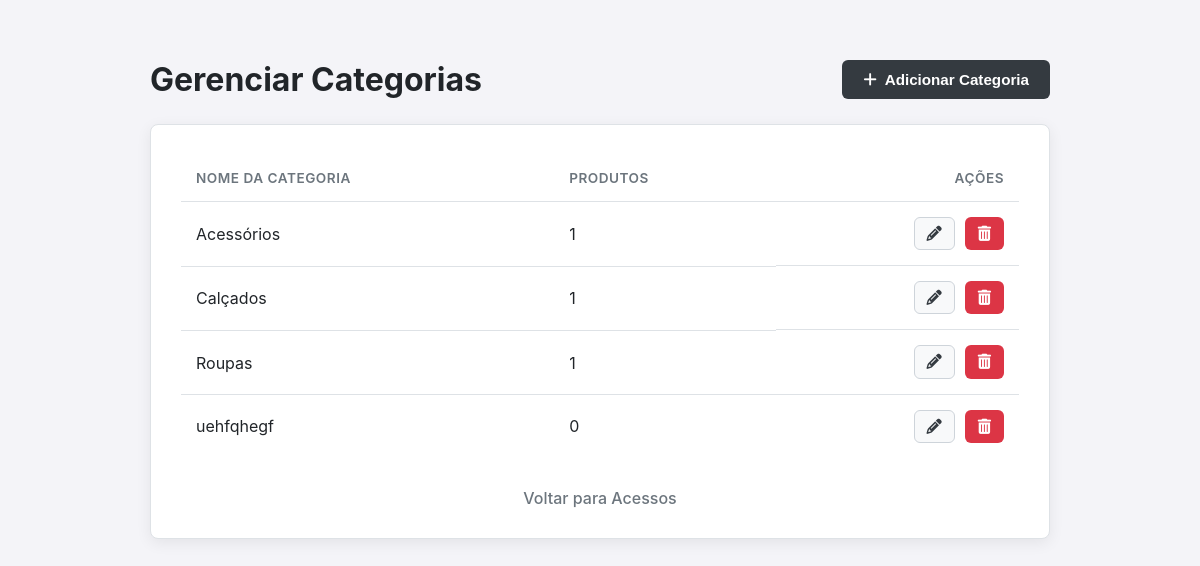
The page /public/modulo_categoria/categoria.php on the database as committed earlier.
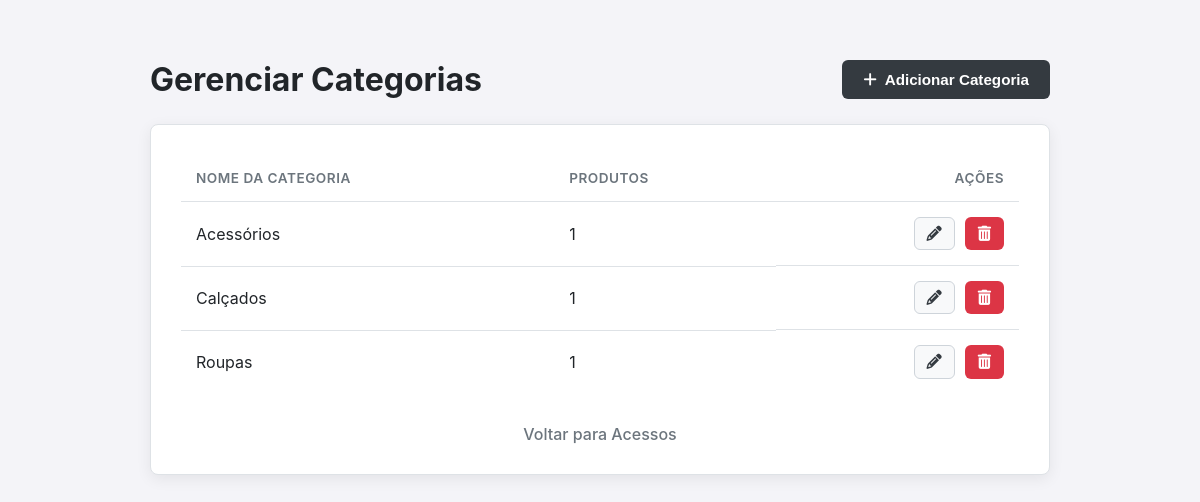
The same page on the database as committed later.
### tables this page shows
CREATE TABLE Categorias (
   ID_Categorias integer primary key,
   Nome text not null unique
);

### public/modulo_categoria/categoria.php (the view, shortened to what this page needs)
<?php
require_once '../conexao/conexao.php';
try {
    $query = $conexao->query("
        SELECT
            c.ID_Categorias as id,
            c.Nome as nome,
            COUNT(p.ID_Produtos) as quantidade
        FROM Categorias c
        LEFT JOIN Produtos p ON p.ID_Categorias = c.ID_Categorias
        GROUP BY c.ID_Categorias, c.Nome
        ORDER BY c.Nome ASC
    ");
    $categorias = $query->fetchAll(PDO::FETCH_ASSOC);
} catch (PDOException $e) {
    die('Erro ao conectar ou buscar dados: ' . $e->getMessage());
}
?>
<!DOCTYPE html>
<html lang="pt-br">
<head>
    <link rel="stylesheet" href="../assets/css/painel_mono_estilo.css">
    <link rel="stylesheet" href="https://cdnjs.cloudflare.com/ajax/libs/font-awesome/6.5.2/css/all.min.css">
</head>
<body>
    <div class="container">
        <div class="header">
            <h1>Gerenciar Categorias</h1>
            <button id="btn-adicionar" class="btn btn-primary">
                <i class="fas fa-plus"></i> Adicionar Categoria
            </button>
        </div>
        <div class="content-card">
            <div class="table-responsive">
                <table>
                    <thead>
                        <tr>
                            <th>Nome da Categoria</th>
                            <th>Produtos</th>
                            <th class="acao-header">Ações</th>
                        </tr>
                    </thead>
                    <tbody>
                        <?php if (empty($categorias)): ?>
                            <tr>
                                <td colspan="3" class="empty-state">Nenhuma categoria cadastrada ainda.</td>
                            </tr>
                        <?php else: ?>
                            <?php foreach ($categorias as $categoria): ?>
                                <tr>
                                    <td><?= htmlspecialchars($categoria['nome']) ?></td>
                                    <td><?= $categoria['quantidade'] ?></td>
                                    <td class="actions">
                                        <button class="btn btn-secondary btn-edit"
                                                data-id="<?= $categoria['id'] ?>"
                                                data-nome="<?= htmlspecialchars($categoria['nome']) ?>">
                                            <i class="fas fa-pencil-alt"></i>
                                        </button>
                                        <form method="POST" action="excluir_categoria.php" onsubmit="return confirm('Atenção! Excluir uma categoria é uma ação permanente. Deseja continuar?');">
                                            <button type="submit" class="btn btn-danger">
                                                <i class="fas fa-trash-alt"></i>
                                            </button>
                                        </form>
                                    </td>
                                </tr>
                            <?php endforeach; ?>
                        <?php endif; ?>
                    </tbody>
                </table>
            </div>
            <div class="footer-link">
                 <a href="../pag_acessos/acesso.html">Voltar para Acessos</a>
            </div>
        </div>
    </div>
</body>
</html>

Rows that differ between the two databases and show on the page:
removed categorias: Nome "uehfqhegf", quantidade "0"
